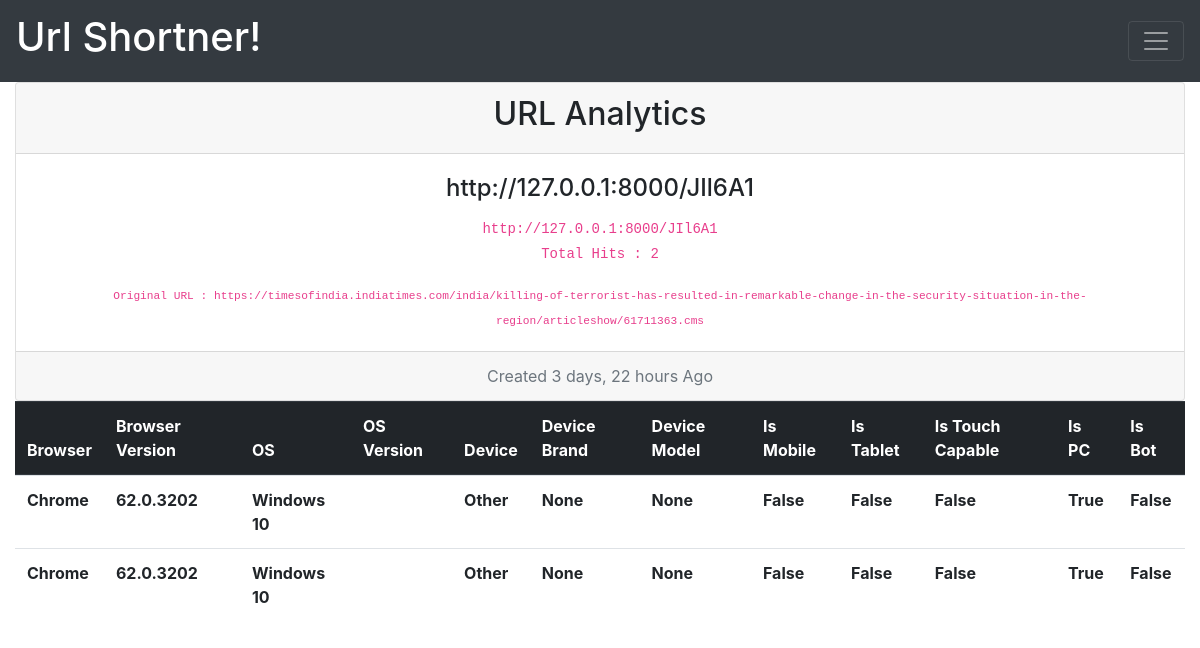
Page /tableview/89 (signed in) on the committed database.
### st/models.py (models this page shows, shortened)
class Shortner(models.Model):
	user              = models.ForeignKey(User,null=True)
	url_field         = models.CharField(max_length=300)
	shortcode         = models.CharField(max_length=6,blank=True , null = True)
	created	          = models.DateTimeField(auto_now_add=True)
	updated           = models.DateTimeField(auto_now=True)
	count             = models.IntegerField(default=0)
	class Meta:
		unique_together = (('user', 'url_field'),)
	def get_short_url(self):
		return 'http://127.0.0.1:8000/%s' %(self.shortcode)

class Analytic(models.Model):
	url               = models.ForeignKey(Shortner,related_name='analytic',on_delete=models.CASCADE,)
	browser	  		  = models.CharField(max_length=300,blank=True,null=True)
	browser_version	  = models.CharField(max_length=300,blank=True,null=True)
	os                = models.CharField(max_length=300,blank=True,null=True)
	os_version        = models.CharField(max_length=300,blank=True,null=True)
	device            = models.CharField(max_length=300,blank=True,null=True)
	device_brand      = models.CharField(max_length=300,blank=True,null=True)
	device_model      = models.CharField(max_length=300,blank=True,null=True)
	is_mobile         = models.NullBooleanField()
	is_tablet         = models.NullBooleanField()
	is_touch_capable  = models.NullBooleanField()
	is_pc             = models.NullBooleanField()
	is_bot            = models.NullBooleanField()

### st/views.py (the view)
# urls.py: url(r'^tableview/(?P<id>\d+)$', analytic_view_table, name='analytic_view_table'),
@login_required(login_url='/accounts/login/')
def analytic_view_table(request,id=None):
	obj=get_object_or_404(Shortner,id=id,user=request.user)
	analytic = Analytic.objects.filter(url=obj)
	context={'object':obj,'analytic':analytic}
	return render(request,'tableview.html',context)

### templates/tableview.html (shortened to what this page needs)
{% extends 'base.html' %}
{% block content %}
<div class="container-fluid">
	<div class="card text-center">
  <div class="card-header">
    <h2>URL Analytics</h2>
  </div>
  <div class="card-body">
    <h4 class="card-title"  >{{object.get_short_url}}</h4>
    <code>{{object.get_short_url}}</code>
    <p class="card-text"><code>Total Hits : {{object.count}}</code></p>
    <code><small>Original URL : {{object.url_field}}</small></code><br>
   </div>
  <div class="card-footer text-muted">
    Created {{object.created | timesince}} Ago
  </div>
</div>
{% if analytic  %}
<table class="table">
  <thead class="thead-dark">
      <th scope="col">Browser</th>
      <th scope="col">Browser Version</th>
      <th scope="col">OS</th>
      <th scope="col">OS Version</th>
      <th scope="col">Device</th>
      <th scope="col">Device Brand</th>
      <th scope="col">Device Model</th>
      <th scope="col">Is Mobile</th>
      <th scope="col">Is Tablet</th>
      <th scope="col">Is Touch Capable</th>
      <th scope="col">Is PC</th>
      <th scope="col">Is Bot</th>
  </thead>
  <tbody>
  	<tr>{% for obj in analytic %}
    <tr>
      <th scope="row">{{obj.browser}}</th>
      <th scope="row">{{obj.browser_version}}</th>
      <th scope="row">{{obj.os}}</th>
      <th scope="row">{{obj.os_version}}</th>
      <th scope="row">{{obj.device}}</th>
      <th scope="row">{{obj.device_brand}}</th>
      <th scope="row">{{obj.device_model}}</th>
      <th scope="row">{{obj.is_mobile}}</th>
      <th scope="row">{{obj.is_tablet}}</th>
      <th scope="row">{{obj.is_touch_capable}}</th>
      <th scope="row">{{obj.is_pc}}</th>
      <th scope="row">{{obj.is_bot}}</th>
    </tr>
  {%  endfor %}
  </tbody>
</table>{% else %}
<div class="alert alert-info" role="alert" align="text-center">
  <p class="text-center">No Hits Yet, Start Sharing with friends!</p>
</div>
</div>
{% endif %}
{% endblock %}

### templates/base.html (style rules this page uses)
body, html { height: 100%; margin: 0; }

### rows in the picture
Shortner: get_short_url "http://127.0.0.1:8000/JIl6A1", count "2", url_field "https://timesofindia.indiatimes.com/india/killing-of-terrorist-has-resulted-in-remarkable-change-in-the-security-situation-in-the-region/articleshow/61711363.cms", created "3 days, 22 hours"
Analytic: browser "Chrome", browser_version "62.0.3202", os "Windows 10", device "Other", device_brand "None", device_model "None", is_mobile "False", is_tablet "False", is_touch_capable "False", is_pc "True", is_bot "False"
Analytic: browser "Chrome", browser_version "62.0.3202", os "Windows 10", device "Other", device_brand "None", device_model "None", is_mobile "False", is_tablet "False", is_touch_capable "False", is_pc "True", is_bot "False"
